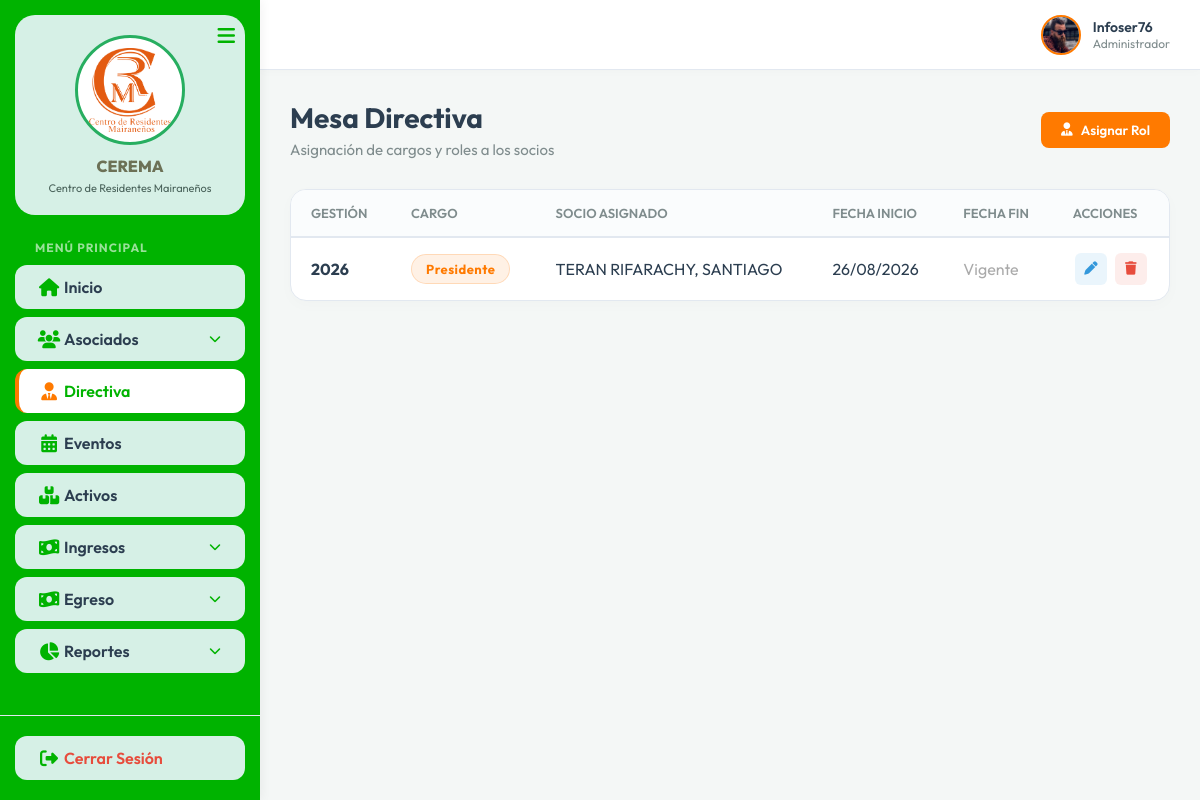
The page /Controller/directiva.controller.php (signed in) on the database its author committed.
### tables this page shows
CREATE TABLE `mesa_directiva` (
  `id_directiva` int(11) NOT NULL AUTO_INCREMENT,
  `gestion` int(11) NOT NULL,
  `id_socio` int(11) NOT NULL,
  `id_cargo` int(11) NOT NULL,
  `fecha_inicio` date NOT NULL,
  `fecha_fin` date DEFAULT NULL,
  PRIMARY KEY (`id_directiva`),
  UNIQUE KEY `uk_socio_cargo_gestion` (`gestion`,`id_cargo`),
  KEY `id_socio` (`id_socio`),
  KEY `id_cargo` (`id_cargo`),
  CONSTRAINT `mesa_directiva_ibfk_2` FOREIGN KEY (`id_socio`) REFERENCES `asociados` (`id_socio`) ON UPDATE CASCADE,
  CONSTRAINT `mesa_directiva_ibfk_3` FOREIGN KEY (`id_cargo`) REFERENCES `cargos` (`id_cargo`) ON UPDATE CASCADE
);

CREATE TABLE `cargos` (
  `id_cargo` int(11) NOT NULL AUTO_INCREMENT,
  `nombre_cargo` varchar(50) NOT NULL,
  `descripcion` varchar(255) DEFAULT NULL,
  PRIMARY KEY (`id_cargo`),
  UNIQUE KEY `nombre_cargo` (`nombre_cargo`)
);

CREATE TABLE `asociados` (
  `id_socio` int(11) NOT NULL AUTO_INCREMENT,
  `ci` varchar(20) NOT NULL,
  `complemento` varchar(5) DEFAULT NULL,
  `ap_paterno` varchar(25) NOT NULL,
  `ap_materno` varchar(25) NOT NULL,
  `nombre` varchar(50) NOT NULL,
  `acciones` int(2) DEFAULT 1,
  `cuota_inicial` decimal(10,2) NOT NULL DEFAULT 0.00,
  `telefono` varchar(20) DEFAULT NULL,
  `correo` varchar(150) DEFAULT NULL,
  `fecha_ingreso` date NOT NULL,
  `created_at` timestamp NOT NULL DEFAULT current_timestamp(),
  `fechaRegistro` datetime DEFAULT NULL,
  `fechaEdicion` datetime DEFAULT NULL,
  `estado` enum('Activo','Inactivo','Pasivo') NOT NULL DEFAULT 'Activo',
  PRIMARY KEY (`id_socio`)
);

### Model/mdirectiva.php (called while the page is built, shortened)
<?php
class DirectivaModel {
    private $conn;
    private $table_name = "mesa_directiva";
    public function __construct($db) {
        $this->conn = $db;
    }
    public function getAll() {
        $query = "SELECT m.id_directiva, m.id_socio, m.id_cargo, m.gestion, m.fecha_inicio, m.fecha_fin,
                         s.nombre, s.ap_paterno, s.ap_materno, s.ci, s.complemento,
                         c.nombre_cargo
                  FROM " . $this->table_name . " m
                  INNER JOIN asociados s ON m.id_socio = s.id_socio
                  INNER JOIN cargos c ON m.id_cargo = c.id_cargo
                  ORDER BY m.gestion DESC, c.id_cargo ASC";
        $stmt = $this->conn->prepare($query);
        $stmt->execute();
        return $stmt;
    }
}
?>

### View/vdirectiva.php (the view, shortened to what this page needs)
<?php
include 'header.php';
?>
<div class="dashboard-header">
    <div class="header-actions" style="display: flex; justify-content: space-between; align-items: center;">
        <div>
            <h1 class="page-title">Mesa Directiva</h1>
            <p class="page-subtitle">Asignación de cargos y roles a los socios</p>
        </div>
        <button class="btn-primary" onclick="openModal()">
            <i class="fa-solid fa-user-tie"></i> Asignar Rol
        </button>
    </div>
</div>
<div class="table-container">
    <table class="data-table">
        <thead>
            <tr>
                <th>Gestión</th>
                <th>Cargo</th>
                <th>Socio Asignado</th>
                <th>Fecha Inicio</th>
                <th>Fecha Fin</th>
                <th>Acciones</th>
            </tr>
        </thead>
        <tbody>
            <?php
            if(isset($directivas) && $directivas->rowCount() > 0) {
                while($row = $directivas->fetch(PDO::FETCH_ASSOC)) {
                    $cargoNormalizado = strtolower(str_replace(' ', '', $row['nombre_cargo']));
                    $cargoClase = "badge-" . $cargoNormalizado;
                    echo "<tr>";
                    echo "<td><strong>" . htmlspecialchars($row['gestion']) . "</strong></td>";
                    echo "<td><span class='badge-cargo {$cargoClase}'>" . htmlspecialchars($row['nombre_cargo']) . "</span></td>";
                    $nombreCompleto = $row['ap_paterno'] . ' ' . $row['ap_materno'] . ', ' . $row['nombre'];
                    echo "<td>" . htmlspecialchars($nombreCompleto) . "</td>";
                    echo "<td>" . date('d/m/Y', strtotime($row['fecha_inicio'])) . "</td>";
                    $fechaFin = !empty($row['fecha_fin']) ? date('d/m/Y', strtotime($row['fecha_fin'])) : '<span style="color:#aaa;">Vigente</span>';
                    echo "<td>" . $fechaFin . "</td>";
                    echo "<td class='actions-col'>
                            <button class='btn-icon edit-btn' onclick='editDirectiva(" . $row['id_directiva'] . ")' title='Editar'><i class='fa-solid fa-pen'></i></button>
                            <button class='btn-icon delete-btn' onclick='deleteDirectiva(" . $row['id_directiva'] . ", \"" . htmlspecialchars($row['nombre_cargo'] . ' (' . $row['gestion'] . ')') . "\")' title='Eliminar'><i class='fa-solid fa-trash'></i></button>
                          </td>";
                    echo "</tr>";
                }
            } else {
                echo "<tr><td colspan='6' style='text-align: center; padding: 20px;'>No hay cargos asignados registrados.</td></tr>";
            }
            ?>
        </tbody>
    </table>
</div>
<link rel="stylesheet" href="../css/directiva.css">
<?php include 'footer.php'; ?>

### css/style.css (style rules this page uses)
:root { --primary: #FF7A00; --primary-hover: #E66A00; --secondary: #27AE60; --bg-main: #F4F7F6; --bg-panel: #FFFFFF; --bg-hover: #FFF3E8; --text-main: #2C3E50; --text-muted: #7F8C8D; --border-color: #E2E8F0; --success: #27AE60; --danger: #E74C3C; --info: #3498DB; --sidebar-width: 260px; --sidebar-collapsed: 80px; --topbar-height: 70px; --radius-lg: 16px; --radius-md: 12px; --radius-sm: 8px; --transition: 0.3s ease; }
* { margin: 0; padding: 0; box-sizing: border-box; }
body { font-family: 'Outfit', sans-serif; background-color: var(--bg-main); color: var(--text-main); overflow-x: hidden; }
.dashboard-header { margin-bottom: 30px; }
.page-title { font-size: 28px; font-weight: 700; margin-bottom: 5px; color: var(--text-main); }
.page-subtitle { color: var(--text-muted); font-size: 15px; }
.table-container { background: var(--bg-panel); border-radius: var(--radius-lg); box-shadow: 0 4px 15px rgba(0, 0, 0, 0.02); border: 1px solid var(--border-color); overflow: hidden; margin-top: 20px; overflow-x: auto; }
.data-table { width: 100%; border-collapse: collapse; text-align: left; }
.data-table th { background-color: #FAFCFD; padding: 15px 20px; font-weight: 600; color: var(--text-muted); border-bottom: 2px solid var(--border-color); font-size: 13px; text-transform: uppercase; }
.data-table td { padding: 15px 20px; border-bottom: 1px solid var(--border-color); color: var(--text-main); vertical-align: middle; }
.data-table tr:last-child td { border-bottom: none; }
.btn-primary { background-color: var(--primary); color: white; border: none; padding: 10px 20px; border-radius: var(--radius-sm); font-family: inherit; font-weight: 600; cursor: pointer; transition: background-color 0.2s; display: inline-flex; align-items: center; gap: 8px; }
.actions-col, td.actions { display: flex; flex-direction: row; align-items: center; justify-content: center; gap: 8px; white-space: nowrap; }
.btn-icon { width: 32px; height: 32px; border-radius: 6px; border: none; cursor: pointer; display: flex; align-items: center; justify-content: center; transition: all 0.2s; }
.edit-btn { background-color: rgba(52, 152, 219, 0.1); color: var(--info); }
.delete-btn { background-color: rgba(231, 76, 60, 0.1); color: var(--danger); }

### css/directiva.css (style rules this page uses)
.badge-cargo { padding: 6px 14px; border-radius: 20px; font-size: 13px; font-weight: 700; display: inline-flex; align-items: center; gap: 6px; letter-spacing: 0.5px; }
.badge-cargo { background-color: rgba(44, 62, 80, 0.1); color: var(--text-main); }
.badge-presidente { background-color: rgba(255, 122, 0, 0.1); color: var(--primary); border: 1px solid rgba(255, 122, 0, 0.2); }

### rows shown on the page
mesa_directiva: gestion "2026", id_cargo.nombre_cargo "Presidente", id_socio.nombre "TERAN RIFARACHY, SANTIAGO", fecha_inicio "26/08/2026", shows "Vigente"

### other values the page prints
$_SESSION['nombre_usuario'] "Infoser76"
$_SESSION['rol'] "Administrador"
